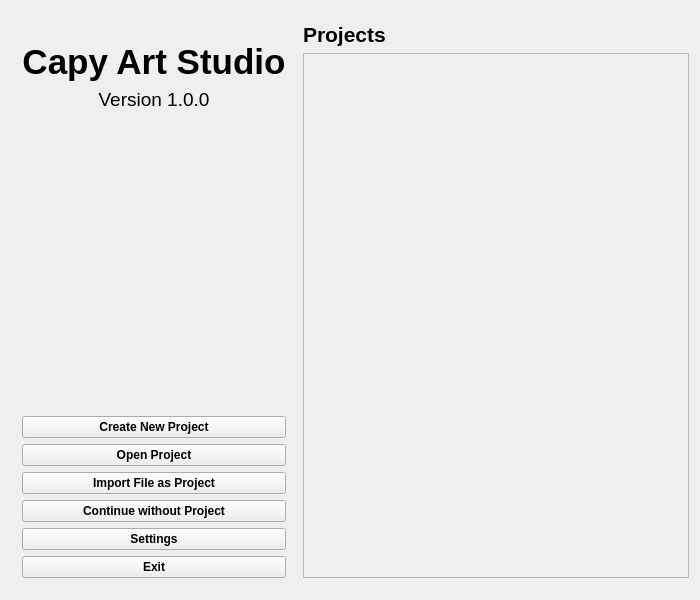
<?xml version="1.0" encoding="UTF-8"?>
<ui version="4.0">
    <class>capy::ui::WelcomeScreen</class>
    <widget class="QMainWindow" name="capy::ui::WelcomeScreen">
        <property name="geometry">
            <rect>
                <x>0</x>
                <y>0</y>
                <width>700</width>
                <height>600</height>
            </rect>
        </property>
        <property name="windowTitle">
            <string>Welcome to CapyArtStudio</string>
        </property>
        <property name="windowIcon">
            <iconset resource="../../resources/resources.qrc">
                <normaloff>:/icon.png</normaloff>:/icon.png
            </iconset>
        </property>
        <widget class="QWidget" name="centralwidget">
            <layout class="QHBoxLayout" name="horizontalLayout">
                <item>
                    <widget class="QFrame" name="detailsFrame">
                        <property name="frameShape">
                            <enum>QFrame::NoFrame</enum>
                        </property>
                        <layout class="QVBoxLayout" name="verticalLayout">
                            <item alignment="Qt::AlignHCenter|Qt::AlignVCenter">
                                <widget class="QLabel" name="label">
                                    <property name="sizePolicy">
                                        <sizepolicy hsizetype="Preferred" vsizetype="Preferred">
                                            <horstretch>0</horstretch>
                                            <verstretch>0</verstretch>
                                        </sizepolicy>
                                    </property>
                                    <property name="maximumSize">
                                        <size>
                                            <width>128</width>
                                            <height>128</height>
                                        </size>
                                    </property>
                                    <property name="text">
                                        <string/>
                                    </property>
                                    <property name="pixmap">
                                        <pixmap resource="../../resources/resources.qrc">:/icon.png</pixmap>
                                    </property>
                                    <property name="scaledContents">
                                        <bool>true</bool>
                                    </property>
                                    <property name="alignment">
                                        <set>Qt::AlignCenter</set>
                                    </property>
                                </widget>
                            </item>
                            <item>
                                <widget class="QLabel" name="logoLabel">
                                    <property name="font">
                                        <font>
                                            <pointsize>26</pointsize>
                                            <bold>true</bold>
                                        </font>
                                    </property>
                                    <property name="text">
                                        <string>Capy Art Studio</string>
                                    </property>
                                    <property name="alignment">
                                        <set>Qt::AlignCenter</set>
                                    </property>
                                </widget>
                            </item>
                            <item>
                                <widget class="QLabel" name="versionLabel">
                                    <property name="font">
                                        <font>
                                            <pointsize>14</pointsize>
                                        </font>
                                    </property>
                                    <property name="text">
                                        <string>Version 1.0.0</string>
                                    </property>
                                    <property name="alignment">
                                        <set>Qt::AlignCenter</set>
                                    </property>
                                </widget>
                            </item>
                            <item>
                                <spacer name="verticalSpacer">
                                    <property name="orientation">
                                        <enum>Qt::Vertical</enum>
                                    </property>
                                    <property name="sizeHint" stdset="0">
                                        <size>
                                            <width>20</width>
                                            <height>40</height>
                                        </size>
                                    </property>
                                </spacer>
                            </item>
                            <item>
                                <widget class="QPushButton" name="createProjectButton">
                                    <property name="font">
                                        <font>
                                            <bold>true</bold>
                                        </font>
                                    </property>
                                    <property name="text">
                                        <string>Create New Project</string>
                                    </property>
                                </widget>
                            </item>
                            <item>
                                <widget class="QPushButton" name="openProjectButton">
                                    <property name="font">
                                        <font>
                                            <bold>true</bold>
                                        </font>
                                    </property>
                                    <property name="text">
                                        <string>Open Project</string>
                                    </property>
                                </widget>
                            </item>
                            <item>
                                <widget class="QPushButton" name="importProjectButton">
                                    <property name="font">
                                        <font>
                                            <bold>true</bold>
                                        </font>
                                    </property>
                                    <property name="text">
                                        <string>Import File as Project</string>
                                    </property>
                                </widget>
                            </item>
                            <item>
                                <widget class="QPushButton" name="continueButton">
                                    <property name="font">
                                        <font>
                                            <bold>true</bold>
                                        </font>
                                    </property>
                                    <property name="text">
                                        <string>Continue without Project</string>
                                    </property>
                                </widget>
                            </item>
                            <item>
                                <widget class="QPushButton" name="settingsButton">
                                    <property name="font">
                                        <font>
                                            <bold>true</bold>
                                        </font>
                                    </property>
                                    <property name="text">
                                        <string>Settings</string>
                                    </property>
                                </widget>
                            </item>
                            <item>
                                <widget class="QPushButton" name="exitButton">
                                    <property name="font">
                                        <font>
                                            <bold>true</bold>
                                        </font>
                                    </property>
                                    <property name="text">
                                        <string>Exit</string>
                                    </property>
                                </widget>
                            </item>
                        </layout>
                    </widget>
                </item>
                <item>
                    <widget class="QFrame" name="sidebarFrame">
                        <property name="frameShape">
                            <enum>QFrame::NoFrame</enum>
                        </property>
                        <layout class="QVBoxLayout" name="verticalLayout_2">
                            <property name="leftMargin">
                                <number>0</number>
                            </property>
                            <property name="rightMargin">
                                <number>0</number>
                            </property>
                            <item>
                                <widget class="QLabel" name="sidebarLabel">
                                    <property name="font">
                                        <font>
                                            <pointsize>16</pointsize>
                                            <bold>true</bold>
                                        </font>
                                    </property>
                                    <property name="text">
                                        <string>Projects</string>
                                    </property>
                                    <property name="alignment">
                                        <set>Qt::AlignLeading|Qt::AlignLeft|Qt::AlignVCenter</set>
                                    </property>
                                </widget>
                            </item>
                            <item>
                                <spacer name="horizontalSpacer">
                                    <property name="orientation">
                                        <enum>Qt::Horizontal</enum>
                                    </property>
                                    <property name="sizeHint" stdset="0">
                                        <size>
                                            <width>0</width>
                                            <height>0</height>
                                        </size>
                                    </property>
                                </spacer>
                            </item>
                            <item>
                                <widget class="QScrollArea" name="scrollArea">
                                    <property name="widgetResizable">
                                        <bool>true</bool>
                                    </property>
                                    <widget class="QWidget" name="scrollAreaWidgetContents">
                                        <property name="geometry">
                                            <rect>
                                                <x>0</x>
                                                <y>0</y>
                                                <width>439</width>
                                                <height>513</height>
                                            </rect>
                                        </property>
                                    </widget>
                                </widget>
                            </item>
                        </layout>
                    </widget>
                </item>
            </layout>
        </widget>
    </widget>
    <layoutdefault spacing="6" margin="11"/>
    <resources>
        <include location="../../resources/resources.qrc"/>
    </resources>
    <connections/>
</ui>
